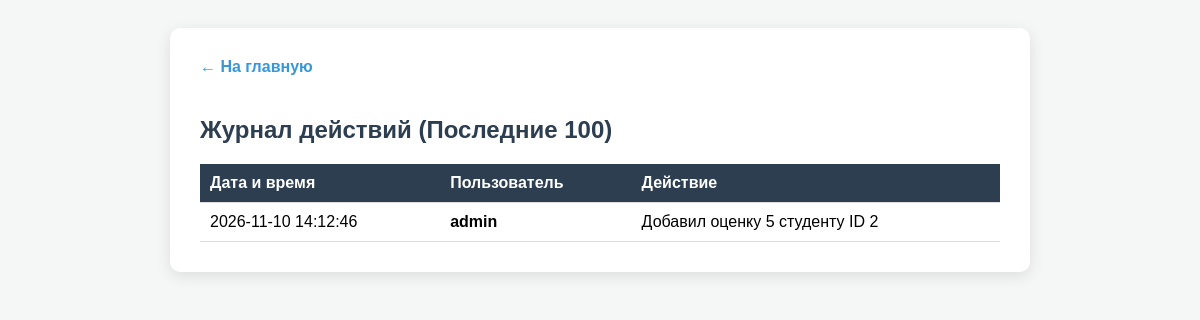
Screenshot of /journal/logs.php (signed in) with the database file from the repository.
### tables this page shows
CREATE TABLE logs (
                    id INTEGER PRIMARY KEY AUTOINCREMENT,
                    user_login TEXT NOT NULL,
                    action TEXT NOT NULL,
                    created_at TEXT NOT NULL
                );

### journal/classes/Database.php (called while the page is built)
<?php
class Database
{
    private PDO $pdo;
    public function __construct()
    {
        $dbFile = __DIR__ . '/../journal.db';
        try {
            $dsn = "sqlite:" . $dbFile;
            $this->pdo = new PDO($dsn);
            $this->pdo->setAttribute(PDO::ATTR_ERRMODE, PDO::ERRMODE_EXCEPTION);
            $this->pdo->setAttribute(PDO::ATTR_DEFAULT_FETCH_MODE, PDO::FETCH_ASSOC);
            $this->pdo->exec("
                CREATE TABLE IF NOT EXISTS logs (
                    id INTEGER PRIMARY KEY AUTOINCREMENT,
                    user_login TEXT NOT NULL,
                    action TEXT NOT NULL,
                    created_at TEXT NOT NULL
                )
            ");
        } catch (PDOException $e) {
            die("Ошибка подключения к БД: " . $e->getMessage());
        }
    }
    public function query(string $sql, array $params = []): PDOStatement
    {
        $stmt = $this->pdo->prepare($sql);
        $stmt->execute($params);
        return $stmt;
    }
}

### journal/logs.php (the view, shortened to what this page needs)
<?php
require_once 'classes/Database.php';
$db = new Database();
$logs = $db->query("SELECT * FROM logs ORDER BY created_at DESC LIMIT 100")->fetchAll();
?>
<!DOCTYPE html>
<html lang="ru">
<head>
</head>
<body>
<div class="container">
    <a href="index.php" class="back">← На главную</a>
    <h2>Журнал действий (Последние 100)</h2>
    <?php if (empty($logs)): ?>
        <p>Логов пока нет.</p>
    <?php else: ?>
        <table>
            <thead>
                <tr><th>Дата и время</th><th>Пользователь</th><th>Действие</th></tr>
            </thead>
            <tbody>
                <?php foreach($logs as $log): ?>
                <tr>
                    <td><?php echo $log['created_at']; ?></td>
                    <td><strong><?php echo htmlspecialchars($log['user_login']); ?></strong></td>
                    <td><?php echo htmlspecialchars($log['action']); ?></td>
                </tr>
                <?php endforeach; ?>
            </tbody>
        </table>
    <?php endif; ?>
</div>
</body>
</html>

### journal/logs.php (style rules this page uses)
body { font-family: Arial, sans-serif; background: #f4f7f6; padding: 20px; }
.container { max-width: 800px; margin: 0 auto; background: #fff; padding: 30px; border-radius: 10px; box-shadow: 0 4px 15px rgba(0,0,0,0.1); }
h2 { color: #2c3e50; }
table { width: 100%; border-collapse: collapse; margin-top: 20px; }
th, td { padding: 10px; border-bottom: 1px solid #ddd; text-align: left; }
th { background-color: #2c3e50; color: white; }
.back { display: inline-block; margin-bottom: 20px; color: #3498db; text-decoration: none; font-weight: bold; }

### rows the page displays
logs: created_at "2026-11-10 14:12:46", user_login "admin", action "Добавил оценку 5 студенту ID 2"
